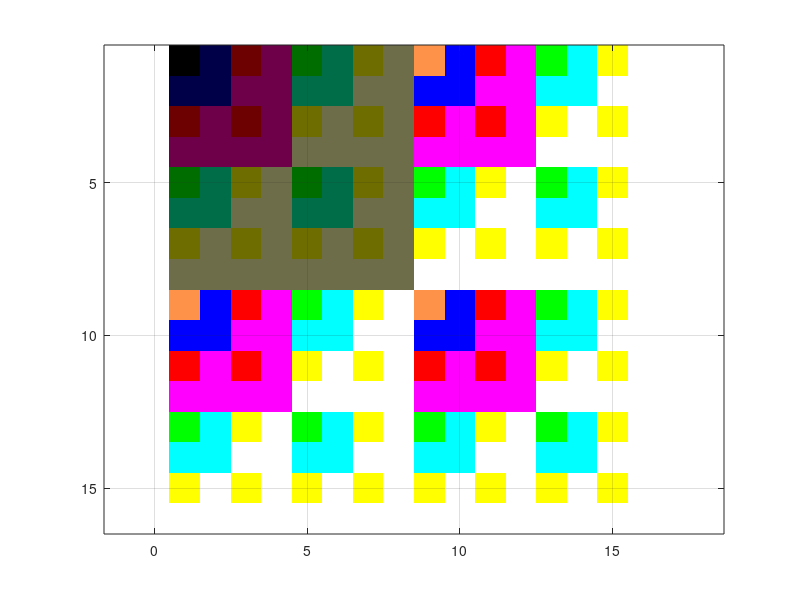

This figure's MATLAB source: (Note: this script raises an error after producing the figure.)
clear
close all
 

red   = [0,  36,  73, 109, 146, 182, 219, 255];
green = [0,  36,  73, 109, 146, 182, 219, 255];
blue  = [0,  73, 146, 255];

i=1;
for g=0:7
    for r=0:7
        for b=0:3
            pal(i,:) = ([red(r+1) green(g+1) blue(b+1)]/255);
            i=i+1;
        end
    end
end

%[A,MAP] = imread('bmp\Sprite_Palette_OR.bmp'); sprtpaldec = round(MAP(double(A(1:16:256,1))+1,:)*7);

      %  green red blue
sprtpalgrb =  [ 0 0 0
                0 0 2
                0 3 0
                0 3 2
                3 0 0
                3 0 2
                3 3 0
                3 3 2
                4 7 2
                0 0 7
                0 7 0
                0 7 7
                7 0 0
                7 0 7
                7 7 0
                7 7 7];
        
sprtpalrgb = sprtpalgrb(:,[2 1 3])/7;
        
figure;
r = uint8(kron(0:15,ones(16,1)));
t = bitor(r,r');
image(t)
colormap(sprtpalrgb);
axis equal
grid

name = 'Uridium ship_v02.png';
[AA,MMAP] = imread(name);

MMAP = MMAP(1:16,:);
%name = 'uridium_rev9';
MAP = sprtpalrgb;

%[A,MAP] = imread(['ene_code\' name '.bmp']);
MAP(17,:) = [3 3 3]/7;

A = AA;
%F = imapprox(A, MMAP, sprtpalrgb,'nodither');
figure
image(A)
axis equal
colormap(MAP)

return

F0 = zeros(size(F));
F1 = zeros(size(F));
F2 = zeros(size(F));


for y=1:16
    e = inf;
    for c1=0:15
        for c2=(c1+1):15
            pal = [MAP(1,:); sprtpalrgb(1+[c1, c2, bitor(c1,c2)],:)];
            
            l = F(y,:);
            m = imapprox(l,MAP,pal, 'nodither');
            
            ne = sum(sum((MAP(1+l,:)-pal(1+m,:)).^2));

            if (ne<e) 
                e = ne;
                F0(y,:) = (m>0);
                F1(y,:) = ((m==1)+(m==3)>0)*c1;
                F2(y,:) = ((m==2)+(m==3)>0)*c2;
            end
        end
    end
end
        
figure;
image(bitand(bitor(F1,F2),F0*15)+2)
colormap([MAP(1,:); sprtpalrgb]);
axis equal

Y1 = F1>0;
Y2 = F2>0;

Y = [Y1;Y2];
figure
image(Y)
colormap(flag)
axis equal

%imwrite(Y*16,MAP,[name '.png'],'png', 'BitDepth',8);

Nframes = size(Y,1)*size(Y,2)/16/16;

frames = cell(32,Nframes);

figure;
k = 0;
h = 0;
for i = 1:size(frames,2)
    for j = 1:16
        frames{j,i} = dec2hex(bi2de(Y(h+j,k+[1:8]),'left-msb'),2);
    end
    for j=17:32
        frames{j,i} = dec2hex(bi2de(Y(h+j-16,k+8+[1:8]),'left-msb'),2);
    end
    image( [ Y(h+[1:16],k+[1:8]) Y(h+[17:32]-16,k+8+[1:8])]);
    colormap(MAP);
    %pause
    k = k + 16;
    if (k>=size(Y,2))
        k = 0;
        h=h+16;
    end
end


%%%%%%%%%%%%%%%%%%%%%%%%%%%%%%
% save sprite data

fid = fopen([name '.asm'],'w');
fprintf (fid,[name ':\n']);
for i=1:size(frames,2)
    fprintf (fid,[ name '_%d \n'],i-1);
    for j=1:32
        fprintf (fid,'    defb 0x%s \n',frames{j,i});
    end
    fprintf (fid,'\n');
end
fclose(fid);
